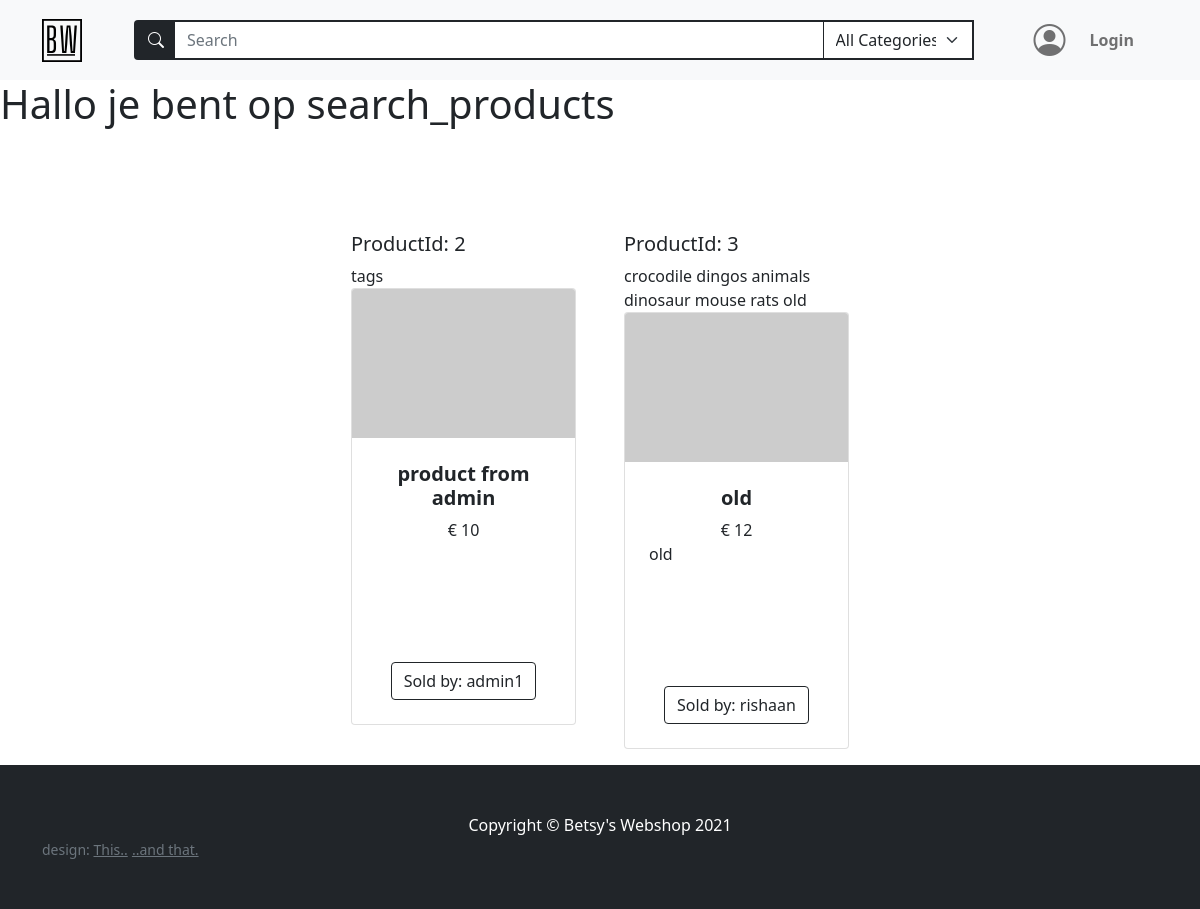
Screenshot of /search_results/All/All/ with the database file from the repository.
### models.py (models this page shows)
class BaseModel(db_wrapper.Model):
    class Meta:
        database = db

class Product(BaseModel):
    name = CharField(max_length=50)
    description = TextField(null=True)
    price_per_unit = DecimalField(
        constraints=[Check("price_per_unit >= 0")],
        decimal_places=2,
        auto_round=True,
        null=True,
        default=0,
        max_digits=10,
    )
    stock = IntegerField(default=1)
    owner = ForeignKeyField(User, backref="products")
    date_posted = DateTimeField(formats="%Y-%m-%d %H:%M", default=datetime.now())

class ProductTag(BaseModel):
    product = ForeignKeyField(Product, index=True, backref="tags")
    tag = ForeignKeyField(Tag, index=True, backref="products")

class Tag(BaseModel):
    name = CharField(unique=True, max_length=30)

class User(BaseModel, UserMixin):
    first_name = CharField(index=True, max_length=30, null=True)
    last_name = CharField(max_length=120, null=True)
    address = CharField(max_length=200, null=True)
    city = CharField(max_length=50, null=True)
    country = CharField(max_length=50, null=True)
    cc_number = IntegerField(unique=True, null=True)
    username = CharField(index=True, max_length=30, unique=True)
    email = CharField(index=True, max_length=50, unique=True)
    password = CharField(max_length=20)

### routes.py (the view, shortened to what this page needs)
@app.route(
    "/search_results/<search_term>/<search_tag>/",
    methods=["GET", "POST"],
)
def search_results(search_term, search_tag):
    register_form = RegistrationForm()
    login_form = LoginForm()
    search_form = SearchForm()
    search_form.search_tag.choices = get_alpha_tag_names()
    if search_term == "All" and search_tag == "All":
        all_products = Product.select()
    elif search_term == "All":
        all_products = get_products_per_tag(search_tag)
    elif search_tag == "All":
        all_products = get_products_by_name(search_term)
    return render_template(
        "search_results.html",
        title=search_term,
        all_products=all_products,
        login_form=login_form,
        register_form=register_form,
        search_form=search_form,
    )

### forms.py (shortened to what this page needs)
class RegistrationForm(FlaskForm):
    username = StringField(
        "Username",
        validators=[InputRequired(), Length(min=5, max=30)],
    )
    email = StringField(
        "Email", validators=[InputRequired(), Length(min=5, max=50), Email()]
    )
    password = PasswordField(
        "Set Password",
        validators=[
            InputRequired(),
            EqualTo(
                "password_confirm", message="Password must be identical in both inputs"
            ),
            Length(min=5, max=20),
        ],
    )
    password_confirm = PasswordField("Confirm Password")
    submit = SubmitField("Sign Up")

class LoginForm(FlaskForm):
    email = StringField(
        "Email", validators=[InputRequired(), Length(min=5, max=50), Email()]
    )
    password = PasswordField("Your Password", validators=[InputRequired()])
    login = SubmitField("Login!")

### main.py (called while the page is built)
def get_alpha_tag_names() -> tuple[Tag]:
    tags = Tag.select().order_by(Tag.name)
    tag_list = [(tag.name, tag.name) for tag in tags]
    tag_list.insert(0, ("All", "All Categories"))
    return tag_list

### routes.py (called while the page is built)
@app.context_processor
def string_to_date_to_string():
    def format_string(date_str):
        format = "%Y-%m-%d %H:%M:%S.%f"
        dt_object = datetime.strptime(date_str, format)
        format = "%Y, %B %w, %H%Mh"
        dt_string = dt_object.strftime(format)
        return dt_string
    return dict(format_string=format_string)

### templates/search_results.html
{% extends "base.html" %} {% block content %}
<h1>Hallo je bent op search_products</h1>
<section class="py-5">
  <div class="container px-4 px-lg-5 mt-5">
    <div
      class="
        row
        gx-4 gx-lg-5
        row-cols-2 row-cols-md-3 row-cols-xl-4
        justify-content-center
      "
    >
      {% for product in all_products %}
      <div class="col mb-5">
        <h5>ProductId: {{product}}</h5>
        {% for PT in product.tags %}
        {{PT.tag.name}} {% endfor %}
        <div class="card h-100">
          <img
            class="card-img-top"
            src="https://dummyimage.com/450x300/dee2e6/6c757d.jpg"
            alt="..."
          />
          <div class="card-body p-4">
            <div class="text-center">
              <h5 class="fw-bolder">{{product.name}}</h5>
              € {{product.price_per_unit}}
            </div>
            <p>{{product.description}}</p>
          </div>
          <div class="card-footer p-4 pt-0 border-top-0 bg-transparent">
            <div class="text-center">
              <a class="btn btn-outline-dark mt-auto" href="#"
                >Sold by: {{product.owner.username}}</a
              >
            </div>
          </div>
        </div>
      </div>
      {% endfor %}
    </div>
  </div>
</section>
{% endblock content %}

### rows the page displays
Product: id "2", name "product from admin", price_per_unit "10", owner.username "admin1"
ProductTag: tag.name "tags"
Product: id "3", name "old", price_per_unit "12", description "old", owner.username "rishaan"
ProductTag: tag.name "crocodile"
ProductTag: tag.name "dingos"
ProductTag: tag.name "animals"
ProductTag: tag.name "dinosaur"
ProductTag: tag.name "mouse"
ProductTag: tag.name "rats"
ProductTag: tag.name "old"
